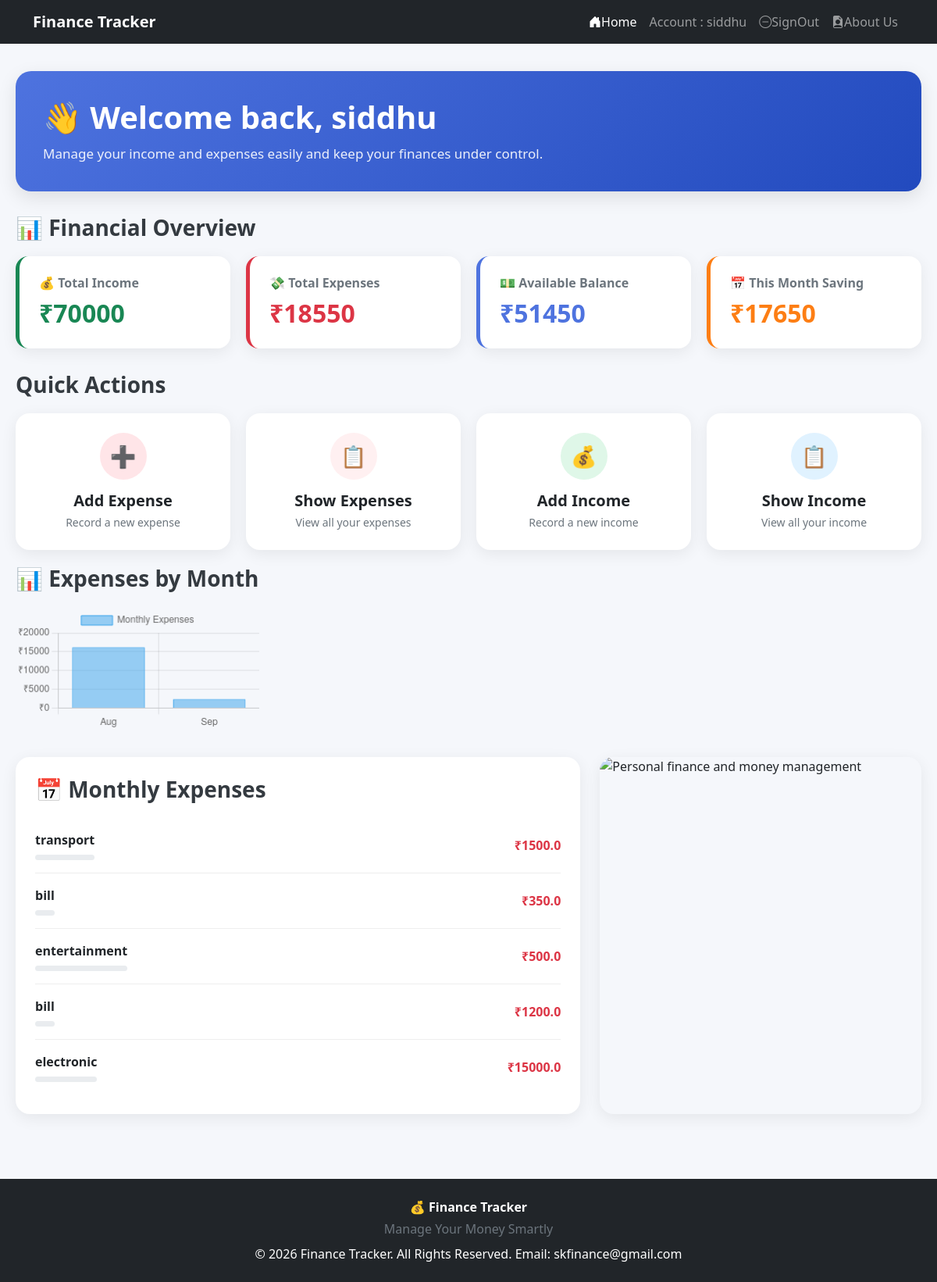
The app's page / (signed in) with its own data.
### expences/models.py (models this page shows)
class Expences(models.Model):
    CATEGORY_CHOICES = (
        ('food', 'Food'),
        ('electronic', 'Electronic'),
        ('bill', 'Bill'),
        ('medical', 'Medical'),
        ('entertainment', 'Entertainment'),
        ('transport','Transport'),
        ('other', 'Other'),
    )
    user = models.ForeignKey(User, on_delete=models.CASCADE)
    title = models.CharField(max_length=200)
    amount = models.FloatField()
    category = models.CharField(
        max_length=20,
        choices=CATEGORY_CHOICES
    )
    date = models.DateTimeField(auto_now_add=True)

### pages/views.py (the view)
# urls.py: path('', home_view, name='home'),
def home_view(request):
    if not request.user.is_authenticated:
        return redirect('signin')
    total_expenses =int( Expences.objects.filter(user=request.user).aggregate(Sum('amount')).get('amount__sum') or 0)
    total_income = Income.objects.filter(user=request.user).aggregate(Sum('amount') ).get('amount__sum') or 0
    total_saving = int(total_income)-int(total_expenses)
    today=date.today()
    this_month_expences=Expences.objects.filter(user=request.user,date__year=today.year,date__month=today.month).aggregate(Sum('amount')).get('amount__sum')
    this_month_income=Income.objects.filter(user=request.user,date__year=today.year,date__month=today.month).aggregate(Sum('amount')).get('amount__sum')
    this_month_saving=0
    if this_month_income != None and this_month_expences == None:
       this_month_saving = this_month_income
    if this_month_income != None and this_month_expences != None:
       this_month_saving = int(this_month_income)- int(this_month_expences)
    expences = Expences.objects.filter(user=request.user).order_by('-date')[:5  ]
    monthly_data = (
    Expences.objects
    .filter(user=request.user)
    .annotate(month=TruncMonth('date'))
    .values('month')
    .annotate(total=Sum('amount'))
    .order_by('month')
    )
    months = []
    monthly_expenses = []
    for item in monthly_data:
        months.append(item['month'].strftime('%b'))
        monthly_expenses.append(float(item['total']))
    context = {
        'total_expenses': total_expenses,
        'total_income': total_income,
        'balance': total_saving,
        'this_month_saving':this_month_saving,
        'expences':expences,
        'months': months,
        'monthly_expenses': monthly_expenses,
    }
    return render(request, 'pages/home.html',context)

### templates/pages/home.html (shortened to what this page needs)
{% extends 'base.html' %}
{% block content %}
<div class="container-fluid home-container">
    <div class="welcome-section">
        <h1>
            👋 Welcome back,
            {% if user.is_authenticated %}
                {{ user.username }}
            {% else %}
                User
            {% endif %}
        </h1>
        <p>
            Manage your income and expenses easily and keep your
            finances under control.
        </p>
    </div>
    <h3 class="section-title">
        📊 Financial Overview
    </h3>
    <div class="summary-container">
        <div class="summary-card income-card">
            <h6>
                💰 Total Income
            </h6>
            <h2>
                ₹{{ total_income|default:"0" }}
            </h2>
        </div>
        <div class="summary-card expense-card">
            <h6>
                💸 Total Expenses
            </h6>
            <h2>
                ₹{{ total_expenses|default:"0" }}
            </h2>
        </div>
        <div class="summary-card balance-card">
            <h6>
                💵 Available Balance
            </h6>
            <h2>
                ₹{{ balance|default:"0" }}
            </h2>
        </div>
        <div class="summary-card monthly-card">
            <h6>
                📅 This Month Saving
            </h6>
            <h2>
                ₹{{ this_month_saving|default:"0" }}
            </h2>
        </div>
    </div>
    <h3 class="section-title">
         Quick Actions
    </h3>
    <div class="action-container">
        <a href="{% url 'addexpences' %}"
           class="action-card add-expense">
            <div class="action-icon">
                ➕
            </div>
            <h5>
                Add Expense
            </h5>
            <p>
                Record a new expense
            </p>
        </a>
        <a href="{% url 'listexpences' %}"
           class="action-card show-expense">
            <div class="action-icon">
                📋
            </div>
            <h5>
                Show Expenses
            </h5>
            <p>
                View all your expenses
            </p>
        </a>
        <a href="{% url 'add_income' %}"
           class="action-card add-income">
            <div class="action-icon">
                💰
            </div>
            <h5>
                Add Income
            </h5>
            <p>
                Record a new income
            </p>
        </a>
        <a href="{% url 'list_income' %}"
           class="action-card show-income">
            <div class="action-icon">
                📋
            </div>
            <h5>
                Show Income
            </h5>
            <p>
                View all your income
            </p>
        </a>
        <div class="monthly-chart">
            <h3 class="section-title">
                📊 Expenses by Month
            </h3>
            <canvas id="expenseChart"></canvas>
        </div>
    </div>
    <div class="bottom-container">
        <div class="monthly-expenses">
            <h3 class="section-title">
                📅 Monthly Expenses
            </h3>
            {% if expences %}
                {% for expense in expences %}
                    <div class="expense-row">
                        <div>
                            <div class="expense-name">
                                {{ expense.category }}
                            </div>
                            <div class="progress">
                            </div>
                        </div>
                        <div class="expense-amount">
                            ₹{{ expense.amount }}
                        </div>
                    </div>
                {% endfor %}
            {% endif %}
        </div>
        <div class="finance-image">
            <img
                src="https://images.unsplash.com/photo-1554224155-8d04cb21cd6c?auto=format&fit=crop&w=900&q=80"
                alt="Personal finance and money management"
            >
        </div>
    </div>
</div>
<script>
    const months = {{ months|safe }};
    const expenses = {{ monthly_expenses|safe }};
    const ctx = document.getElementById('expenseChart');
    new Chart(ctx, {
        type: 'bar',
        data: {
            labels: months,
            datasets: [{
                label: 'Monthly Expenses',
                data: expenses,
                borderWidth: 1
            }]
        },
        options: {
            responsive: true,
            scales: {
                y: {
                    beginAtZero: true,
                    ticks: {
                        callback: function(value) {
                            return '₹' + value;
                        }
                    }
                }
            }
        }
    });
</script>
{% endblock content %}

### templates/base.html (shortened to what this page needs)
{% load static %}
<!DOCTYPE html>
<html lang="en">
<head>
    <link href="https://cdn.jsdelivr.net/npm/bootstrap@5.3.8/dist/css/bootstrap.min.css" rel="stylesheet">
    <link rel="stylesheet" href="https://cdn.jsdelivr.net/npm/bootstrap-icons@1.13.1/font/bootstrap-icons.min.css">
    <link rel="stylesheet" href="{% static 'css/base.css' %}">
    <link rel="stylesheet" href="{% static 'css/home.css' %}">
</head>
<body>
<div class="header">
<nav class="navbar navbar-expand-lg navbar-dark bg-dark">
    <div class="container">
        <a class="navbar-brand fw-bold" href="#">
             Finance Tracker
        </a>
        <div class="collapse navbar-collapse" id="navbarMenu">
            <ul class="navbar-nav ms-auto">
                <li class="nav-item">
                    <a class="nav-link active" href="{% url 'home' %}">
                        <i class="bi bi-house-door-fill"></i>Home
                    </a>
                </li>
                {% if user.is_authenticated %}
                      <li class="nav-item">
                        <a class="nav-link" href="#">
                            Account : {{user}}
                        </a>
                    </li>
                    <li class="nav-item">
                        <a class="nav-link" href={% url 'signout' %}>
                            <i class="bi bi-dash-circle"></i>SignOut
                    </li>
                {%endif%}
                <li class="nav-item">
                    <a class="nav-link" href="{% url 'about'%}">
                        <i class="bi bi-file-earmark-person-fill"></i>About Us
                    </a>
                </li>
            </ul>
        </div>
    </div>
</nav>
</div>
<div class="content" style="min-height: 100vh;">
    {% block content %}
    {% endblock content %}
</div>
<div class="footer">
<footer class="bg-dark text-white text-center py-4 mt-5">
    <div class="container">
        <p class="mb-1 fw-bold">
            💰 Finance Tracker
        </p>
        <p class="mb-0 text-secondary">
            Manage Your Money Smartly
        </p>
        <p class="mb-0 mt-2">
            © 2026 Finance Tracker. All Rights Reserved.
             Email: skfinance@gmail.com
        </p>
    </div>
</footer>
</div>
</body>
</html>

### static/css/base.css (style rules this page uses)
body { margin: 0; font-family: "Segoe UI", Arial, sans-serif; background: #f8f9fa; color: #212529; }

### static/css/home.css (style rules this page uses)
body { background: #f5f7fb; }
.home-container { padding: 35px 20px; }
.welcome-section { background: linear-gradient(135deg, #4e73df, #224abe); color: white; padding: 35px; border-radius: 20px; margin-bottom: 30px; box-shadow: 0 8px 25px rgba(0, 0, 0, 0.10); }
.welcome-section h1 { font-weight: 700; margin-bottom: 10px; }
.welcome-section p { margin-bottom: 0; font-size: 17px; opacity: 0.9; }
.summary-container { display: flex; flex-wrap: wrap; gap: 20px; margin-bottom: 30px; }
.summary-card { flex: 1 1 220px; background: white; padding: 25px; border-radius: 16px; box-shadow: 0 5px 20px rgba(0, 0, 0, 0.07); border-left: 5px solid; }
.summary-card h6 { color: #6c757d; font-weight: 600; margin-bottom: 10px; }
.summary-card h2 { font-weight: 700; margin: 0; }
.income-card { border-color: #198754; }
.income-card h2 { color: #198754; }
.expense-card { border-color: #dc3545; }
.expense-card h2 { color: #dc3545; }
.balance-card { border-color: #4e73df; }
.balance-card h2 { color: #4e73df; }
.monthly-card { border-color: #fd7e14; }
.monthly-card h2 { color: #fd7e14; }
.section-title { font-weight: 700; color: #343a40; margin-bottom: 20px; }
.action-container { display: flex; flex-wrap: wrap; gap: 20px; margin-bottom: 35px; }
.action-card { flex: 1 1 200px; min-height: 150px; background: white; border-radius: 18px; padding: 25px; text-decoration: none; color: #212529; box-shadow: 0 5px 20px rgba(0, 0, 0, 0.07); transition: all 0.3s ease; display: flex; flex-direction: column; justify-content: center; align-items: center; text-align: center; }
.action-icon { width: 60px; height: 60px; border-radius: 50%; display: flex; justify-content: center; align-items: center; font-size: 27px; margin-bottom: 15px; }
.action-card h5 { font-weight: 700; margin-bottom: 5px; }
.action-card p { color: #6c757d; margin: 0; font-size: 14px; }
.add-expense .action-icon { background: #ffe5e8; color: #dc3545; }
.show-expense .action-icon { background: #fff0f1; color: #e83e8c; }
.add-income .action-icon { background: #dff7e8; color: #198754; }
.show-income .action-icon { background: #e0f2ff; color: #0d6efd; }
.bottom-container { display: flex; flex-wrap: wrap; gap: 25px; }
.monthly-expenses { flex: 2 1 500px; background: white; padding: 25px; border-radius: 18px; box-shadow: 0 5px 20px rgba(0, 0, 0, 0.07); }
.finance-image { flex: 1 1 300px; min-height: 300px; border-radius: 18px; overflow: hidden; box-shadow: 0 5px 20px rgba(0, 0, 0, 0.07); }
.finance-image img { width: 100%; height: 100%; min-height: 300px; object-fit: cover; }
.expense-row { display: flex; justify-content: space-between; align-items: center; padding: 16px 0; border-bottom: 1px solid #eeeeee; }
.expense-row:last-child { border-bottom: none; }
.expense-name { font-weight: 600; }
.expense-amount { font-weight: 700; color: #dc3545; }
.progress { height: 7px; margin-top: 7px; }

### records on screen
Expences: category "transport", amount "1500.0"
Expences: category "bill", amount "350.0"
Expences: category "entertainment", amount "500.0"
Expences: category "bill", amount "1200.0"
Expences: category "electronic", amount "15000.0"

### other values on screen
{{ user }} "siddhu"
{{ user.username }} "siddhu"
{{ total_income|default:"0" }} "70000"
{{ total_expenses|default:"0" }} "18550"
{{ balance|default:"0" }} "51450"
{{ this_month_saving|default:"0" }} "17650"
chart data {{ months|safe }} ['Aug', 'Sep']
chart data {{ monthly_expenses|safe }} [16200.0, 2350.0]
